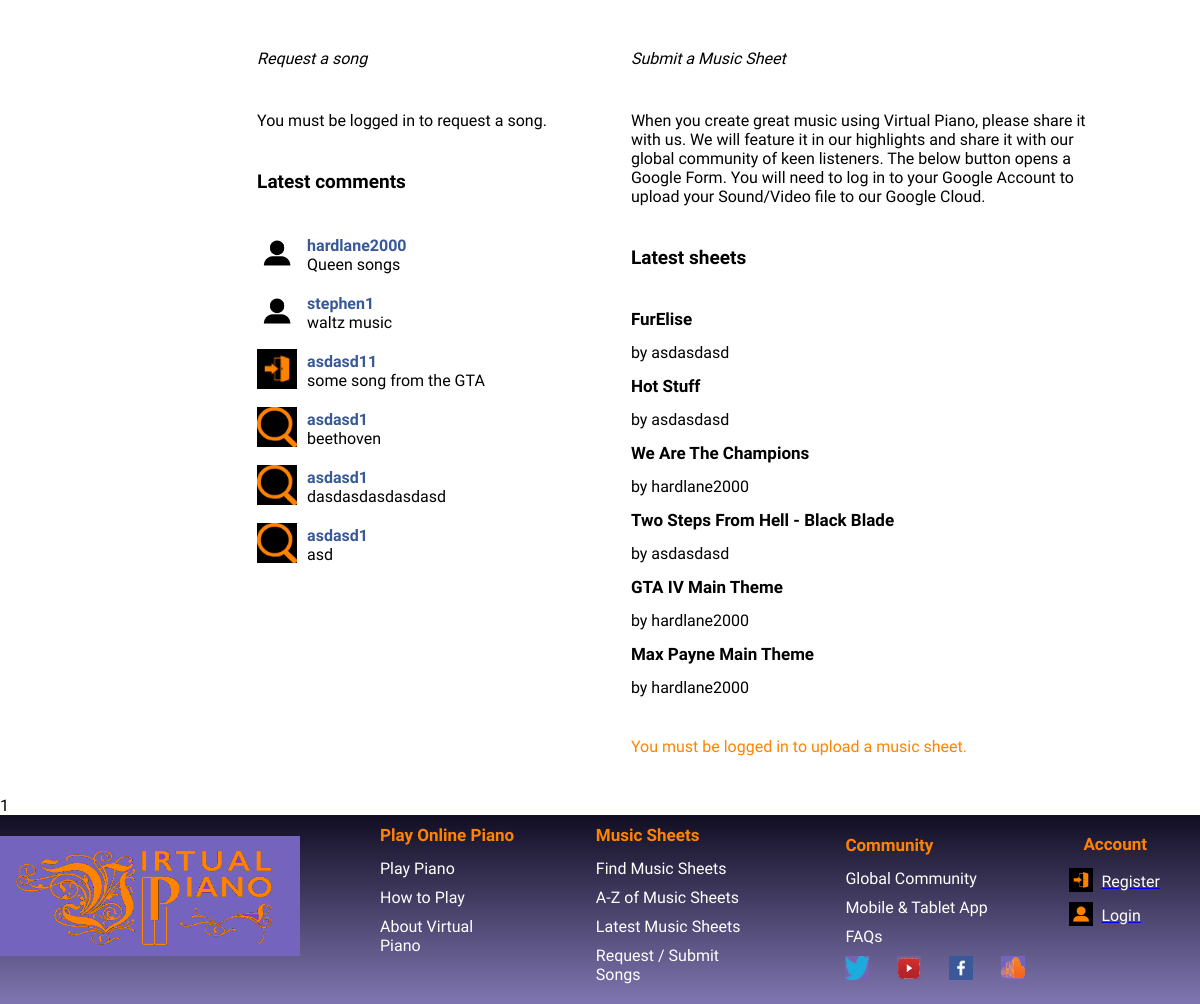
Page /music/ (lower part) on the earlier database version.
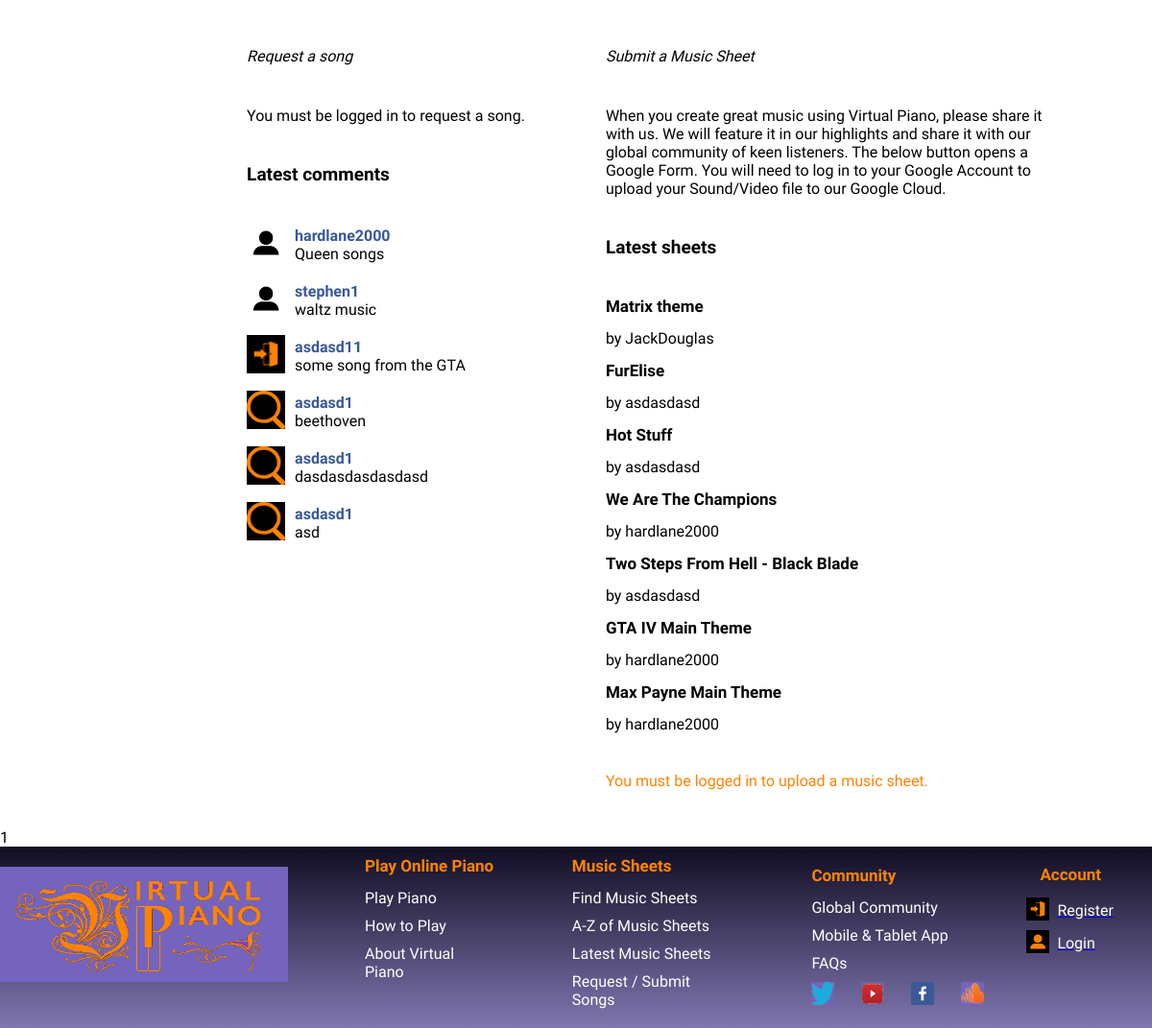
Same page on the later database version.
### db_models.py (models this page shows, shortened)
class MusicSheet(db.Model):
    __bind_key__ = "music_sheets"
    id = db.Column(db.Integer, primary_key=True)
    title = db.Column(db.String(100), nullable=False, unique=True)
    content = db.Column(db.Text, nullable=False)
    author = db.Column(db.String(100), nullable=False)
    genre = db.Column(db.String(100))
    datetime = db.Column(db.DateTime, default = datetime.utcnow)

### routing/routes_music.py (the view)
@music_pages.route('/')
def music():
    if current_user.is_anonymous:
        return render_template("/music/music_sheets.html", comments = get_comments(), latest_music = get_latest_music())
    return render_template("/music/music_sheets.html", loggedinuser=current_user.username, avatar = get_avatar_for_a_user(current_user.username), comments = get_comments(), latest_music = get_latest_music(),
                           admin = is_admin(current_user.username))

### subsidiary_functions.py (called while the page is built)
def get_avatar_for_a_user(username):
    if not isinstance(username, str):
        raise TypeError('Expected string input')
    try:
        return db.session.query(Avatar).filter_by(img_username = username).all()[0].img_link
    except:
        return False

def get_latest_music():
    all_sheets = MusicSheet.query.order_by(MusicSheet.datetime).all()
    all_sheets.reverse()
    return all_sheets

def get_comments():
    comments = [vars(Comment.query.all()[i]).copy() for i in range(len(db.session.query(Comment).all()))]
    for comment in comments:
        comment["avatar"] = get_avatar_for_a_user(comment["author"])
    comments = sorted(comments, key = itemgetter("datetime"), reverse = True)
    return comments

### Templates/music/music_sheets.html (shortened to what this page needs)
{% extends 'base.html' %}
{% block head %}
    <link rel = "stylesheet" href = "{{ url_for('static', filename = '/css/music_sheets.css') }}">
{% endblock %}
{% block body %}
<div class = "music_sheets_lists_browse_2">
    <div class = "music_sheets_request">
        <div class = "music_sheets_request_title">
            Request a song
        </div>
        <div class = "music_sheets_request_content">
            {% if not loggedinuser %}
                You must be logged in to request a song.
            {% endif %}
        </div>
        <div class = "music_sheets_comments">
            <div class = "music_sheets_comments_title">
                Latest comments
            </div>
            {% for comment in comments %}
            <div class = "music_sheets_comment">
                <div class = "music_sheets_comment_avatar">
                    {% if comment.avatar %}
                    <img src = "{{ url_for('static', filename = '/uploads/images/' + comment.avatar ) }}">
                    {% else %}
                    <img src = "{{ url_for('static', filename = '/images/login-icon.jpg') }}">
                    {% endif %}
                </div>
                    <div class = "music_sheets_comment_content">
                        <div class = "music_sheets_comment_content_username">
                            {{ comment.author }}
                        </div>
                        <div class = "music_sheets_comment_content_content">
                            {{ comment.content }}
                        </div>
                    </div>
            </div>
            {% endfor %}
        </div>
    </div>
    <div class = "music_sheets_submit">
        <div class = "music_sheets_submit_title">
            Submit a Music Sheet
        </div>
        <div class = "music_sheets_submit_content">
            When you create great music using Virtual Piano, please share it with us. We will feature it in our highlights and share it with our global community of keen listeners.
            The below button opens a Google Form. You will need to log in to your Google Account to upload your Sound/Video file to our Google Cloud.
        </div>
        <div class = "music_sheets_submit_content_title">
            Latest sheets
        </div>
        <div class = "music_sheets_submit_content_latest_music">
            {% for sheet in latest_music %}
            <div class = "latest_music_title">
            <a class = "music_link" href = "/music/sheets/{{ sheet.id }}">
                {{ sheet.title.split(".")[0] }}
            </a>
            </div>
            <div class = "latest_music_user">
            by {{ sheet.author }}
            </div>
            {% endfor %}
        </div>
        <div class = "music_sheets_upload">
            {% if loggedinuser %}
                <div class = "music_sheets_upload_1">
                    <a href = "/upload">
                        Upload a sheet
                    </a>
                </div>
            {% else %}
            <a href = "/login">You must be logged in to upload a music sheet.</a>
            {% endif %}
        </div>
    </div>
</div>
<div class = "music_sheets_found_music">
    1
</div>
{% endblock %}

Differences in the rows shown:
added MusicSheet: title "Matrix theme", author "JackDouglas"
